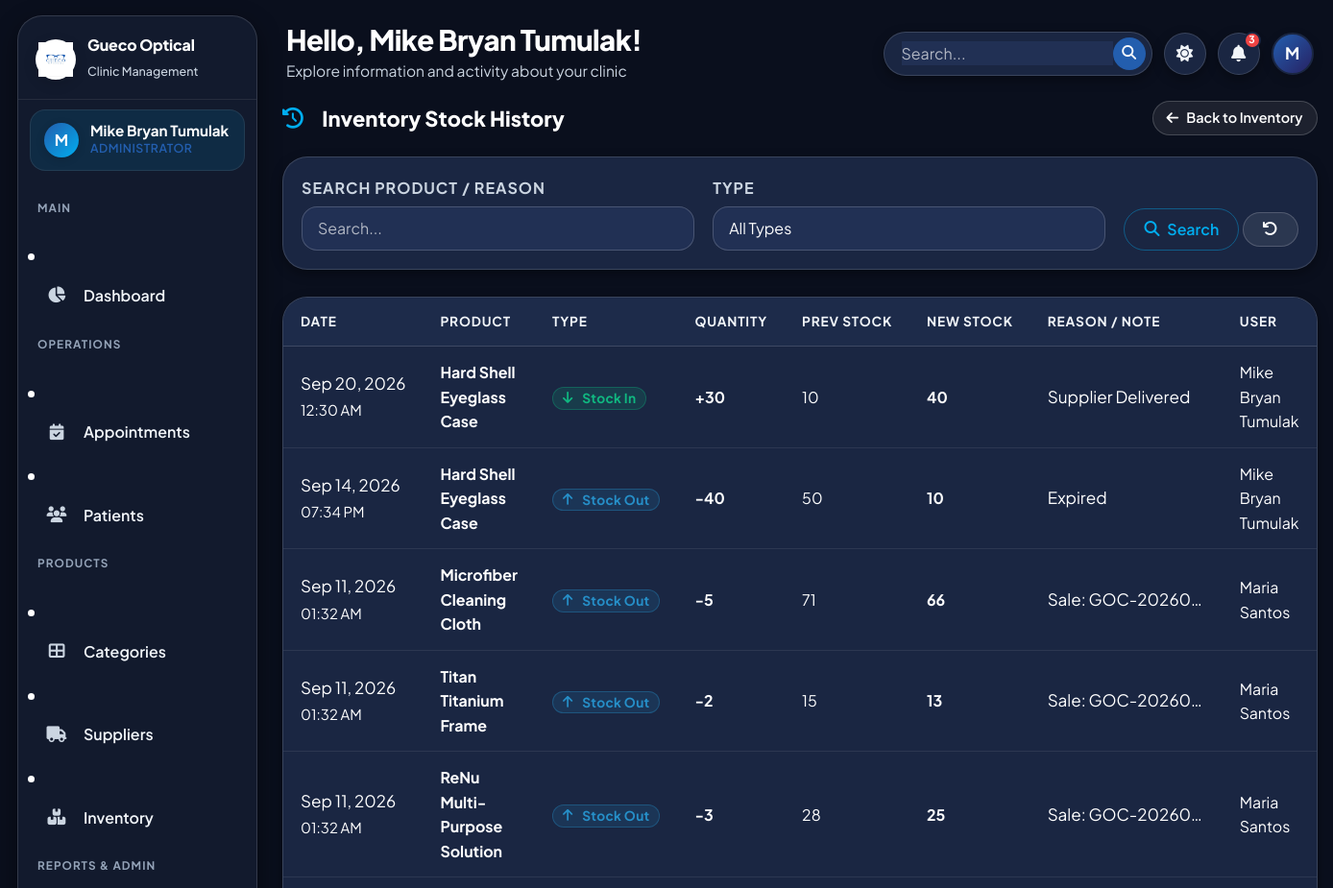
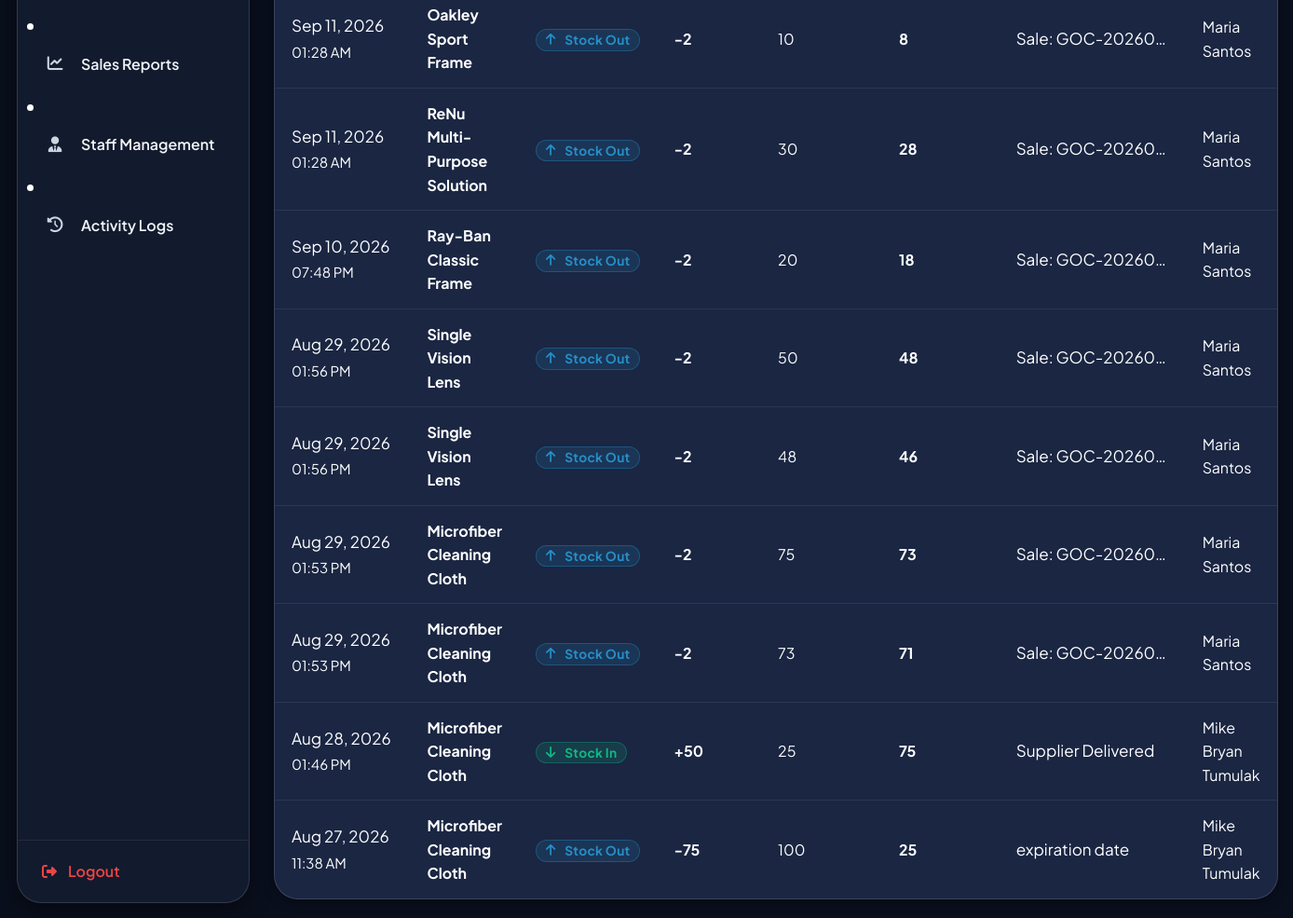
/admin/inventory_logs.php (signed in), run on the app's committed database (2 pictures, top to bottom).
### tables this page shows
CREATE TABLE `users` (
  `id` int(11) NOT NULL AUTO_INCREMENT,
  `full_name` varchar(100) NOT NULL,
  `email` varchar(100) NOT NULL,
  `password` varchar(255) NOT NULL,
  `role` enum('admin','doctor','saleslady') NOT NULL,
  `phone` varchar(20) DEFAULT NULL,
  `status` enum('active','inactive') DEFAULT 'active',
  `profile_photo` varchar(255) DEFAULT NULL,
  `created_at` timestamp NOT NULL DEFAULT current_timestamp(),
  `updated_at` timestamp NOT NULL DEFAULT current_timestamp() ON UPDATE current_timestamp(),
  PRIMARY KEY (`id`),
  UNIQUE KEY `email` (`email`)
);

CREATE TABLE `inventory_logs` (
  `id` int(11) NOT NULL AUTO_INCREMENT,
  `product_id` int(11) NOT NULL,
  `type` enum('stock_in','stock_out','adjustment') NOT NULL,
  `quantity` int(11) NOT NULL,
  `previous_stock` int(11) NOT NULL,
  `new_stock` int(11) NOT NULL,
  `reason` text DEFAULT NULL,
  `reference_id` int(11) DEFAULT NULL,
  `user_id` int(11) NOT NULL,
  `created_at` timestamp NOT NULL DEFAULT current_timestamp(),
  PRIMARY KEY (`id`),
  KEY `product_id` (`product_id`),
  KEY `user_id` (`user_id`),
  CONSTRAINT `inventory_logs_ibfk_1` FOREIGN KEY (`product_id`) REFERENCES `products` (`id`) ON DELETE CASCADE,
  CONSTRAINT `inventory_logs_ibfk_2` FOREIGN KEY (`user_id`) REFERENCES `users` (`id`)
);

CREATE TABLE `products` (
  `id` int(11) NOT NULL AUTO_INCREMENT,
  `category_id` int(11) NOT NULL,
  `tier` enum('budget','mid','high') NOT NULL DEFAULT 'budget',
  `supplier_id` int(11) DEFAULT NULL,
  `name` varchar(150) NOT NULL,
  `product_code` varchar(100) DEFAULT NULL,
  `description` text DEFAULT NULL,
  `image` varchar(255) DEFAULT NULL,
  `price` decimal(10,2) NOT NULL DEFAULT 0.00,
  `stock_quantity` int(11) NOT NULL DEFAULT 0,
  `low_stock_alert` int(11) NOT NULL DEFAULT 5,
  `status` enum('active','inactive') DEFAULT 'active',
  `created_at` timestamp NOT NULL DEFAULT current_timestamp(),
  `updated_at` timestamp NOT NULL DEFAULT current_timestamp() ON UPDATE current_timestamp(),
  PRIMARY KEY (`id`),
  UNIQUE KEY `unique_product_name` (`name`),
  KEY `category_id` (`category_id`),
  KEY `supplier_id` (`supplier_id`),
  KEY `idx_products_tier` (`tier`),
  CONSTRAINT `products_ibfk_1` FOREIGN KEY (`category_id`) REFERENCES `categories` (`id`),
  CONSTRAINT `products_ibfk_2` FOREIGN KEY (`supplier_id`) REFERENCES `suppliers` (`id`) ON DELETE SET NULL
);

### config/functions.php (called while the page is built, shortened)
<?php
function getCurrentUser(): ?array {
    try {
        $db = getDB();
        $stmt = $db->prepare("SELECT id, full_name, role, email, phone, status FROM users WHERE id = ?");
        $stmt->execute([$_SESSION['user_id']]);
        $user = $stmt->fetch();
        if ($user) {
            $currentUser = $user;
            return $currentUser;
        }
    } catch (Exception $e) {
    }
    $currentUser = [
        'id'        => $_SESSION['user_id'] ?? 0,
        'full_name' => $_SESSION['user_name'] ?? 'User',
        'role'      => $_SESSION['user_role'] ?? 'guest',
        'email'     => $_SESSION['user_email'] ?? '',
    ];
    return $currentUser;
}
function getRoleLabel(string $role): string {
    return match($role) {
        'admin'     => 'Administrator',
        'doctor'    => 'Optometrist',
        'saleslady' => 'Saleslady / Cashier',
        default     => ucfirst($role),
    };
}
function sanitize(string $value): string {
    return htmlspecialchars(strip_tags(trim($value)), ENT_QUOTES, 'UTF-8');
}

### admin/inventory_logs.php (the view, shortened to what this page needs)
<?php
require_once __DIR__ . '/../config/functions.php';
$db = getDB();
$search = sanitize($_GET['search'] ?? '');
$page = max(1, (int)($_GET['page'] ?? 1));
$perPage = 15;
$where = ['1=1']; $params = [];
$whereStr = implode(' AND ', $where);
$countStmt = $db->prepare("
    SELECT COUNT(*) as c
    FROM inventory_logs l
    JOIN products p ON p.id = l.product_id
    WHERE $whereStr
");
$countStmt->execute($params);
$total = $countStmt->fetch()['c'];
$pagination = paginate($total, $perPage, $page);
$params[] = $perPage; $params[] = $pagination['offset'];
$logsStmt = $db->prepare("
    SELECT l.*, p.name as product_name, u.full_name as user_name
    FROM inventory_logs l
    JOIN products p ON p.id = l.product_id
    LEFT JOIN users u ON u.id = l.user_id
    WHERE $whereStr
    ORDER BY l.created_at DESC
    LIMIT ? OFFSET ?
");
$logsStmt->execute($params);
$logs = $logsStmt->fetchAll();
$extraHead = '<link rel="stylesheet" href="'.BASE_URL.'assets/css/pages/inventory_logs.css">';
include __DIR__ . '/../includes/header.php';
?>
<div class="section-header">
  <h5><i class="fas fa-history me-2" style="color:var(--clr-info)"></i>Inventory Stock History</h5>
  <div>
    <a href="inventory.php" class="btn btn-secondary btn-sm"><i class="fas fa-arrow-left"></i> Back to Inventory</a>
  </div>
</div>
<div class="card" style="background:var(--bg-card); border-color:var(--border-color); margin-bottom:1.5rem;">
  <div class="card-body" style="padding:1rem;">
    <form method="GET" style="display:flex; gap:1rem; flex-wrap:wrap; align-items:flex-end;">
      <div style="flex:1; min-width:200px;">
        <label class="form-label" style="color:var(--text-muted); font-size:0.85rem;">Search Product / Reason</label>
        <input type="text" name="search" class="form-control" placeholder="Search..." value="<?= htmlspecialchars($search) ?>">
      </div>
      <div style="flex:1; min-width:150px;">
        <label class="form-label" style="color:var(--text-muted); font-size:0.85rem;">Type</label>
        <select name="type" class="form-select">
          <option value="">All Types</option>
        </select>
      </div>
      <div>
        <button type="submit" class="btn btn-outline-primary"><i class="fas fa-search"></i> Search</button>
        <a href="inventory_logs.php" class="btn btn-secondary"><i class="fas fa-undo"></i></a>
      </div>
    </form>
  </div>
</div>
<div class="table-wrapper">
  <div class="table-responsive">
    <table class="table">
      <thead>
        <tr>
          <th>Date</th>
          <th>Product</th>
          <th>Type</th>
          <th>Quantity</th>
          <th>Prev Stock</th>
          <th>New Stock</th>
          <th>Reason / Note</th>
          <th>User</th>
        </tr>
      </thead>
      <tbody>
        <?php if (empty($logs)): ?>
        <tr>
          <td colspan="8">
            <div class="empty-state" style="text-align:center; padding:3rem 1rem; color:var(--text-muted);">
              <div class="empty-icon" style="font-size:2.5rem; margin-bottom:1rem; opacity:0.5;"><i class="fas fa-clipboard-list"></i></div>
              <h6>No stock history found</h6>
            </div>
          </td>
        </tr>
        <?php else: ?>
        <?php foreach ($logs as $l): ?>
        <tr>
          <td style="white-space:nowrap; color:var(--text-muted); font-size:0.9rem;">
            <?= date('M d, Y', strtotime($l['created_at'])) ?><br>
            <small><?= date('h:i A', strtotime($l['created_at'])) ?></small>
          </td>
          <td><strong style="color:var(--text-primary)"><?= sanitize($l['product_name']) ?></strong></td>
          <td>
            <?php if ($l['type'] === 'stock_in'): ?>
              <span class="badge bg-success"><i class="fas fa-arrow-down me-1"></i>Stock In</span>
            <?php elseif ($l['type'] === 'stock_out'): ?>
              <span class="badge bg-warning text-dark"><i class="fas fa-arrow-up me-1"></i>Stock Out</span>
            <?php else: ?>
              <span class="badge bg-secondary"><?= sanitize($l['type']) ?></span>
            <?php endif; ?>
          </td>
          <td style="font-weight:bold; color: <?= $l['type']==='stock_in'?'var(--clr-success)':'var(--clr-warning)' ?>">
            <?= $l['type']==='stock_in'?'+':'-' ?><?= $l['quantity'] ?>
          </td>
          <td style="color:var(--text-muted)"><?= $l['previous_stock'] ?></td>
          <td style="font-weight:bold; color:var(--text-primary)"><?= $l['new_stock'] ?></td>
          <td style="color:var(--text-muted); font-size:0.9rem; max-width:200px; white-space:nowrap; overflow:hidden; text-overflow:ellipsis;" title="<?= sanitize($l['reason']) ?>">
            <?= sanitize($l['reason']) ?: '?' ?>
          </td>
          <td><?= sanitize($l['user_name'] ?? 'System') ?></td>
        </tr>
        <?php endforeach; ?>
        <?php endif; ?>
      </tbody>
    </table>
  </div>
</div>
<?php include __DIR__ . '/../includes/footer.php'; ?>

### includes/header.php (shortened to what this page needs)
<?php
require_once __DIR__ . '/../config/functions.php';
$user        = getCurrentUser();
$fullName    = $user['full_name'] ?? 'Admin';
$initials    = strtoupper(substr($fullName, 0, 1));
$userTheme = $_COOKIE['gueco_theme'] ?? ($_COOKIE['theme'] ?? 'dark');
$currentTheme = ($userTheme === 'light') ? 'light' : 'dark';
?>
<!DOCTYPE html>
<html lang="en" data-theme="<?= $currentTheme ?>">
<head>
  <link href="https://cdn.jsdelivr.net/npm/bootstrap@5.3.3/dist/css/bootstrap.min.css" rel="stylesheet">
  <link rel="stylesheet" href="https://cdnjs.cloudflare.com/ajax/libs/font-awesome/6.5.0/css/all.min.css">
  <link rel="stylesheet" href="<?= BASE_URL ?>assets/css/style.css?v=<?= time() ?>">
  <?php if (isset($extraHead)) echo $extraHead; ?>
</head>
<body>
<div class="app-wrapper">
  <aside class="sidebar" id="sidebar">
    <div class="sidebar-logo">
      <div class="logo-icon">
        <img src="<?= BASE_URL ?>assets/images/logo.png?v=2" alt="Logo" style="width:100%; height:100%; object-fit:contain;">
      </div>
      <div class="logo-text">
        <h6>Gueco Optical</h6>
        <span>Clinic Management</span>
      </div>
    </div>
    <div class="sidebar-user">
      <div class="user-avatar">
        <span><?= $initials ?></span>
      </div>
      <div class="user-info">
        <div class="user-name"><?= sanitize($fullName) ?></div>
        <div class="user-role"><?= getRoleLabel($user['role'] ?? '') ?></div>
      </div>
    </div>
    <nav class="sidebar-nav">
      <?php include __DIR__ . '/sidebar.php'; ?>
    </nav>
    <div class="sidebar-bottom">
      <a href="<?= BASE_URL ?>logout.php" class="nav-link">
        <div class="nav-icon" style="color:var(--clr-danger)"><i class="fas fa-sign-out-alt"></i></div>
        <span>Logout</span>
      </a>
    </div>
  </aside>
  <div class="main-content">
    <header class="app-header">
      <div class="header-left">
        <div class="header-greeting">
          <h4>Hello, <?= sanitize($fullName) ?>!</h4>
          <p>Explore information and activity about your clinic</p>
        </div>
      </div>
      <div class="header-right">
        <div class="header-search-wrap">
          <input type="text" placeholder="Search..." aria-label="Search">
          <button type="button" class="header-search-btn" title="Search">
            <i class="fas fa-search"></i>
          </button>
        </div>
        <button class="header-icon-btn" id="themeToggle" title="Toggle Theme">
          <i class="fas fa-moon" id="themeIcon"></i>
        </button>
        <div class="dropdown" id="notifDropdownWrap">
          <button class="header-icon-btn" type="button" data-bs-toggle="dropdown" aria-expanded="false" title="Notifications">
            <i class="fas fa-bell"></i>
            <?php
            try {
              $db = getDB();
              $stmtCount = $db->prepare("SELECT COUNT(*) as c FROM appointments WHERE status = 'pending' AND appointment_date >= CURDATE()");
              $stmtCount->execute();
              $notifCount = $stmtCount->fetch()['c'];
            } catch(Exception $e) {
              $notifCount = 0;
              $recentAppts = [];
            }
            ?>
            <?php if ($notifCount > 0): ?>
            <span class="notif-badge" id="notifBadgeEl"><?= min($notifCount, 99) ?></span>
            <?php endif; ?>
          </button>
        </div>
        <div class="header-avatar" title="<?= sanitize($fullName) ?>">
          <?= $initials ?>
        </div>
      </div>
    </header>
    <div class="page-content">

### data on the page
users: full_name "M", full_name "Mike Bryan Tumulak", role "ADMINISTRATOR"
inventory_logs: created_at "Sep 20, 2026", created_at "12:30 AM", product.name "Hard Shell Eyeglass Case", type "stock_in" (drawn), quantity "30", previous_stock "10", new_stock "40", reason "Supplier Delivered", user.full_name "Mike Bryan Tumulak"
inventory_logs: created_at "Sep 14, 2026", created_at "07:34 PM", product.name "Hard Shell Eyeglass Case", type "stock_out" (drawn), quantity "40", previous_stock "50", new_stock "10", reason "Expired", user.full_name "Mike Bryan Tumulak"
inventory_logs: created_at "Sep 11, 2026", created_at "01:32 AM", product.name "Microfiber Cleaning Cloth", type "stock_out" (drawn), quantity "5", previous_stock "71", new_stock "66", reason "Sale: GOC-20260…", user.full_name "Maria Santos"
inventory_logs: created_at "Sep 11, 2026", created_at "01:32 AM", product.name "Titan Titanium Frame", type "stock_out" (drawn), quantity "2", previous_stock "15", new_stock "13", reason "Sale: GOC-20260…", user.full_name "Maria Santos"
inventory_logs: created_at "Sep 11, 2026", created_at "01:32 AM", product.name "ReNu Multi-Purpose Solution", type "stock_out" (drawn), quantity "3", previous_stock "28", new_stock "25", reason "Sale: GOC-20260…", user.full_name "Maria Santos"
inventory_logs: created_at "Sep 11, 2026", created_at "01:28 AM", product.name "Oakley Sport Frame", type "stock_out" (drawn), quantity "2", previous_stock "10", new_stock "8", reason "Sale: GOC-20260…", user.full_name "Maria Santos"
inventory_logs: created_at "Sep 11, 2026", created_at "01:28 AM", product.name "ReNu Multi-Purpose Solution", type "stock_out" (drawn), quantity "2", previous_stock "30", new_stock "28", reason "Sale: GOC-20260…", user.full_name "Maria Santos"
inventory_logs: created_at "Sep 10, 2026", created_at "07:48 PM", product.name "Ray-Ban Classic Frame", type "stock_out" (drawn), quantity "2", previous_stock "20", new_stock "18", reason "Sale: GOC-20260…", user.full_name "Maria Santos"
inventory_logs: created_at "Aug 29, 2026", created_at "01:56 PM", product.name "Single Vision Lens", type "stock_out" (drawn), quantity "2", previous_stock "50", new_stock "48", reason "Sale: GOC-20260…", user.full_name "Maria Santos"
inventory_logs: created_at "Aug 29, 2026", created_at "01:56 PM", product.name "Single Vision Lens", type "stock_out" (drawn), quantity "2", previous_stock "48", new_stock "46", reason "Sale: GOC-20260…", user.full_name "Maria Santos"
inventory_logs: created_at "Aug 29, 2026", created_at "01:53 PM", product.name "Microfiber Cleaning Cloth", type "stock_out" (drawn), quantity "2", previous_stock "75", new_stock "73", reason "Sale: GOC-20260…", user.full_name "Maria Santos"
inventory_logs: created_at "Aug 29, 2026", created_at "01:53 PM", product.name "Microfiber Cleaning Cloth", type "stock_out" (drawn), quantity "2", previous_stock "73", new_stock "71", reason "Sale: GOC-20260…", user.full_name "Maria Santos"
inventory_logs: created_at "Aug 28, 2026", created_at "01:46 PM", product.name "Microfiber Cleaning Cloth", type "stock_in" (drawn), quantity "50", previous_stock "25", new_stock "75", reason "Supplier Delivered", user.full_name "Mike Bryan Tumulak"
inventory_logs: created_at "Aug 27, 2026", created_at "11:38 AM", product.name "Microfiber Cleaning Cloth", type "stock_out" (drawn), quantity "75", previous_stock "100", new_stock "25", reason "expiration date", user.full_name "Mike Bryan Tumulak"

### other printed values
min($notifCount, 99) "3"
